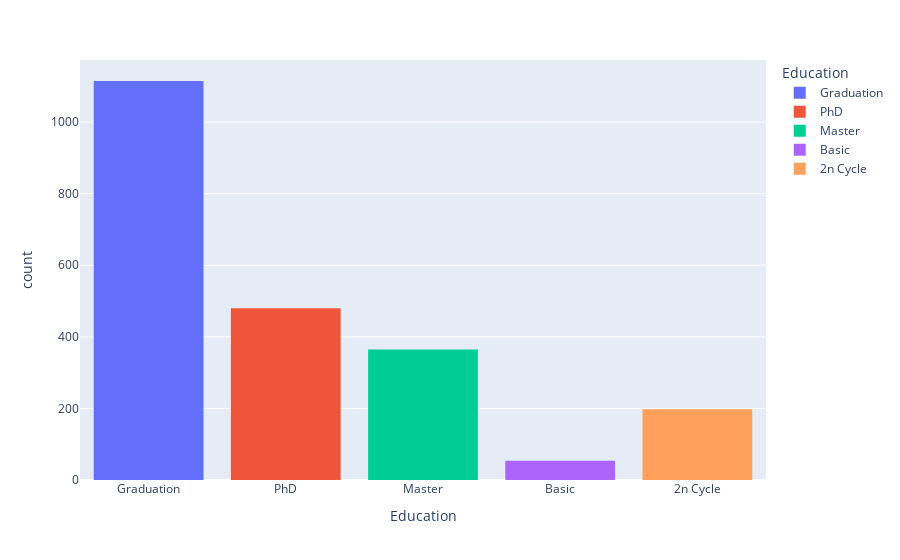

Notebook code cell kept with this figure:
### Code cell
px.histogram(df, x='Education', color='Education')

### Figure 1 — Plotly figure (JSON) as saved in the notebook; plotly's stock layout.template omitted (floating-point values rounded to 4 significant figures; data arrays with more than 128 entries replaced by an {"elided": "..."} marker saying what was removed)
{"data": [{"alignmentgroup": "True", "bingroup": "x", "hovertemplate": "Education=%{x}<br>count=%{y}<extra></extra>", "legendgroup": "Graduation", "marker": {"color": "#636efa", "pattern": {"shape": ""}}, "name": "Graduation", "offsetgroup": "Graduation", "orientation": "v", "showlegend": true, "type": "histogram", "x": {"elided": "1115 str values"}, "xaxis": "x", "yaxis": "y"}, {"alignmentgroup": "True", "bingroup": "x", "hovertemplate": "Education=%{x}<br>count=%{y}<extra></extra>", "legendgroup": "PhD", "marker": {"color": "#EF553B", "pattern": {"shape": ""}}, "name": "PhD", "offsetgroup": "PhD", "orientation": "v", "showlegend": true, "type": "histogram", "x": {"elided": "480 str values"}, "xaxis": "x", "yaxis": "y"}, {"alignmentgroup": "True", "bingroup": "x", "hovertemplate": "Education=%{x}<br>count=%{y}<extra></extra>", "legendgroup": "Master", "marker": {"color": "#00cc96", "pattern": {"shape": ""}}, "name": "Master", "offsetgroup": "Master", "orientation": "v", "showlegend": true, "type": "histogram", "x": {"elided": "365 str values"}, "xaxis": "x", "yaxis": "y"}, {"alignmentgroup": "True", "bingroup": "x", "hovertemplate": "Education=%{x}<br>count=%{y}<extra></extra>", "legendgroup": "Basic", "marker": {"color": "#ab63fa", "pattern": {"shape": ""}}, "name": "Basic", "offsetgroup": "Basic", "orientation": "v", "showlegend": true, "type": "histogram", "x": ["Basic", "Basic", "Basic", "Basic", "Basic", "Basic", "Basic", "Basic", "Basic", "Basic", "Basic", "Basic", "Basic", "Basic", "Basic", "Basic", "Basic", "Basic", "Basic", "Basic", "Basic", "Basic", "Basic", "Basic", "Basic", "Basic", "Basic", "Basic", "Basic", "Basic", "Basic", "Basic", "Basic", "Basic", "Basic", "Basic", "Basic", "Basic", "Basic", "Basic", "Basic", "Basic", "Basic", "Basic", "Basic", "Basic", "Basic", "Basic", "Basic", "Basic", "Basic", "Basic", "Basic", "Basic"], "xaxis": "x", "yaxis": "y"}, {"alignmentgroup": "True", "bingroup": "x", "hovertemplate": "Education=%{x}<br>count=%{y}<extra></extra>", "legendgroup": "2n Cycle", "marker": {"color": "#FFA15A", "pattern": {"shape": ""}}, "name": "2n Cycle", "offsetgroup": "2n Cycle", "orientation": "v", "showlegend": true, "type": "histogram", "x": {"elided": "198 str values"}, "xaxis": "x", "yaxis": "y"}], "layout": {"barmode": "relative", "legend": {"title": {"text": "Education"}, "tracegroupgap": 0}, "margin": {"t": 60}, "xaxis": {"anchor": "y", "categoryarray": ["Graduation", "PhD", "Master", "Basic", "2n Cycle"], "categoryorder": "array", "domain": [0, 1], "title": {"text": "Education"}}, "yaxis": {"anchor": "x", "domain": [0, 1], "title": {"text": "count"}}}}
